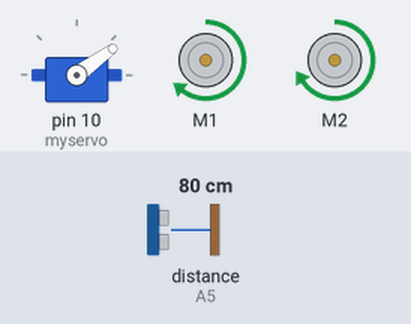
Bench run of a sketch on a simulated Arduino Uno, built with avr-gcc and run on an emulated ATmega328P. On the bench: servo, 2 × DC motor (green arrow = forward, orange = backward, longer = faster). The test bench sets the inputs (shaded band); at power-on: distance to the obstacle (sensor on A5) 80 cm. The echo pulse lasts 58.3 µs per cm.

Above: at 4.9 s.
5.0 s: distance to the obstacle (sensor on A5) set to 22 cm
8.0 s: distance to the obstacle (sensor on A5) set to 18 cm
At 8.32 s:
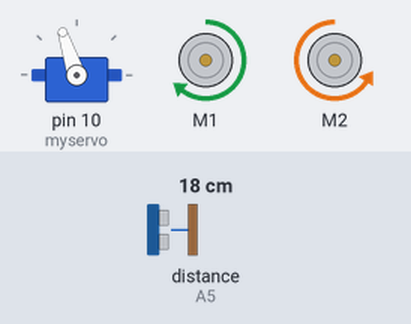
11.0 s: distance to the obstacle (sensor on A5) set to 11 cm
14.0 s: distance to the obstacle (sensor on A5) set to 8 cm
At 15.1 s:
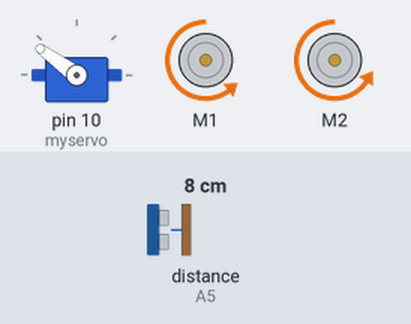
17.0 s: distance to the obstacle (sensor on A5) set to 35 cm
At 17.43 s:
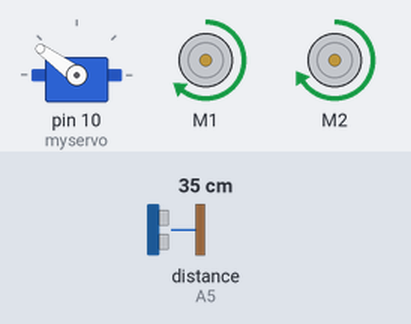
20.0 s: distance to the obstacle (sensor on A5) set to 17 cm
At 20.29 s:
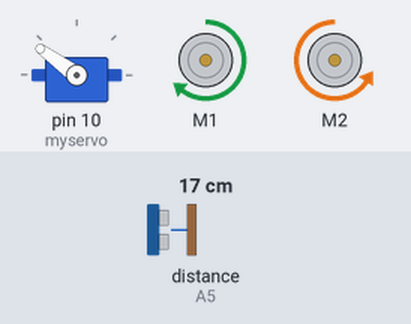
Timing chart, 0 to 24.0 s (numbered marks = the images above; inputs shaded):
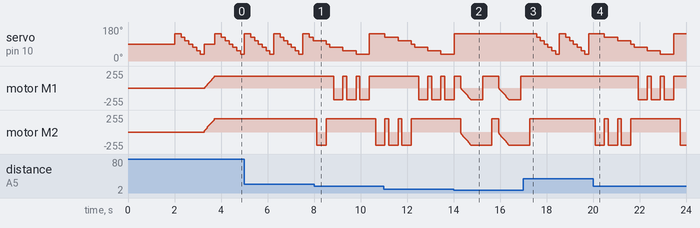

Measured:
- the behaviour switches between 20 and 19 cm on distance to the obstacle (sensor on A5) (found by bisection; images 0 and 1)
- the behaviour switches between 10 and 9 cm on distance to the obstacle (sensor on A5) (found by bisection; images 1 and 2)
- after the input at 8.0 s, motor M1: alternates forward 178/255 for 0.16 s and backward 178/255 for 0.40 s, starting after 0.85 s; motor M2: forward 198/255 → backward 198/255 after 0.12 s, → forward 198/255 0.40 s later, → backward 198/255 2.1 s later
- after the input at 14.0 s, servo on pin 10 (myservo): goes on until 14.0 s, then stays 144°
- after the input at 17.0 s, servo on pin 10 (myservo): ramps from 144° to 36° and jumps back, once every 1.3 s; motor M1: stops changing and stays forward 178/255; motor M2: goes on until 17.3 s, then stays forward 198/255
- after the input at 20.0 s, motor M1: alternates forward 178/255 for 0.16 s and backward 178/255 for 0.40 s, starting after 1.9 s; motor M2: forward 198/255 → backward 198/255 after 0.09 s, then repeats every 0.56 s: forward 198/255 0.16 s, backward 198/255 0.40 s

The sketch:

APC_4_ROBOT.ino
```cpp
#include <AFMotor.h>
#include <Servo.h>
#include <NewPing.h>

#define TRIG_PIN A4 // Pin A4 on the Motor Drive Shield soldered to the ultrasonic sensor
#define ECHO_PIN A5 // Pin A5 on the Motor Drive Shield soldered to the ultrasonic sensor
#define MAX_DISTANCE 200 // sets maximum useable sensor measuring distance to 200cm
#define MAX_SPEED 180 // sets speed of DC traction motors to 180/256 or about 70% of full speed - to get power drain down.
#define MAX_SPEED_OFFSET 20 // this sets offset to allow for differences between the two DC traction motors
#define COLL_DIST 10 // sets distance at which robot stops and reverses to 10cm
#define TURN_DIST COLL_DIST+10 // sets distance at which robot veers away from object (not reverse) to 20cm (10+10)
NewPing sonar(TRIG_PIN, ECHO_PIN, MAX_DISTANCE); // sets up sensor library to use the correct pins to measure distance.

AF_DCMotor motor1(1, MOTOR12_1KHZ); // create motor #1 using M1 output on Motor Drive Shield, set to 1kHz PWM frequency
AF_DCMotor motor2(2, MOTOR12_1KHZ); // create motor #2, using M2 output, set to 1kHz PWM frequency
Servo myservo;  // create servo object to control a servo

int pos = 0; // this sets up variables for use in the sketch (code)
  int maxDist = 0;
  int maxAngle = 0;
  int maxRight = 0;
  int maxLeft = 0;
  int maxFront = 0;
int course = 0;
int curDist = 0;
String motorSet = "";
int speedSet = 0;

//-------------------------------------------- SETUP LOOP ----------------------------------------------------------------------------
void setup() {
  myservo.attach(10);  // attaches the servo on pin 9 (SERVO_2 on the Motor Drive Shield to the servo object
  myservo.write(90); // tells the servo to position at 90-degrees ie. facing forward.
  delay(2000); // delay for two seconds
  checkPath(); // run the CheckPath routine to find the best path to begin travel
  motorSet = "FORWARD"; // set the director indicator variable to FORWARD
  myservo.write(90); // make sure servo is still facing forward
  moveForward(); // run function to make robot move forward
}
//------------------------------------------------------------------------------------------------------------------------------------

//---------------------------------------------MAIN LOOP ------------------------------------------------------------------------------
void loop() {
  checkForward(); // check that if the robot is supposed to be moving forward, that the drive motors are set to move forward - this is needed to overcome some issues with only using 4 AA NiMH batteries
  checkPath(); // set ultrasonic sensor to scan for any possible obstacles
}
//-------------------------------------------------------------------------------------------------------------------------------------
void checkPath() {
  int curLeft = 0;
  int curFront = 0;
  int curRight = 0;
  int curDist = 0;
  myservo.write(144); // set servo to face left 54-degrees from forward
  delay(120); // wait 120milliseconds for servo to reach position
  for(pos = 144; pos >= 36; pos-=18)     // loop to sweep the servo (& sensor) from 144-degrees left to 36-degrees right at 18-degree intervals.
  {
    myservo.write(pos);  // tell servo to go to position in variable 'pos'
    delay(90); // wait 90ms for servo to get to position
    checkForward(); // check the robot is still moving forward
    curDist = readPing(); // get the current distance to any object in front of sensor
    if (curDist < COLL_DIST) { // if the current distance to object is less than the collision distance
      checkCourse(); // run the checkCourse function
      break; // jump out of this loop
    }
    if (curDist < TURN_DIST) { // if current distance is less than the turn distance
      changePath(); // run the changePath function
    }
    if (curDist > curDist) {maxAngle = pos;}
    if (pos > 90 && curDist > curLeft) { curLeft = curDist;}
    if (pos == 90 && curDist > curFront) {curFront = curDist;}
    if (pos < 90 && curDist > curRight) {curRight = curDist;}
  }
  maxLeft = curLeft;
  maxRight = curRight;
  maxFront = curFront;
}
//-------------------------------------------------------------------------------------------------------------------------------------
void setCourse() { // set direction for travel based on a very basic distance map, simply which direction has the greatest distance to and object - turning right or left?
    if (maxAngle < 90) {turnRight();}
    if (maxAngle > 90) {turnLeft();}
    maxLeft = 0;
    maxRight = 0;
    maxFront = 0;
}
//-------------------------------------------------------------------------------------------------------------------------------------
void checkCourse() { // we're about to hit something so move backwards, stop, find where the empty path is.
  moveBackward();
  delay(500);
  moveStop();
  setCourse();
}
//-------------------------------------------------------------------------------------------------------------------------------------
void changePath() {
  if (pos < 90) {veerLeft();} // if current pos of sensor is less than 90-degrees, it means the object is on the right hand side so veer left
  if (pos > 90) {veerRight();} // if current pos of sensor is greater than 90-degrees, it means the object is on the left hand side so veer right
}
//-------------------------------------------------------------------------------------------------------------------------------------

int readPing() { // read the ultrasonic sensor distance
  delay(70);
  unsigned int uS = sonar.ping();
  int cm = uS/US_ROUNDTRIP_CM;
  return cm;
}
//-------------------------------------------------------------------------------------------------------------------------------------
void checkForward() { if (motorSet=="FORWARD") {motor1.run(FORWARD); motor2.run(FORWARD); } }     // make sure motors are going forward
//-------------------------------------------------------------------------------------------------------------------------------------
void checkBackward() { if (motorSet=="BACKWARD") {motor1.run(BACKWARD); motor2.run(BACKWARD); } } // make sure motors are going backward
//-------------------------------------------------------------------------------------------------------------------------------------

// In some cases, the Motor Drive Shield may just stop if the supply voltage is too low (due to using only four NiMH AA cells).
// The above functions simply remind the Shield that if it's supposed to go forward, then make sure it is going forward and vice versa.

//-------------------------------------------------------------------------------------------------------------------------------------
void moveStop() {motor1.run(RELEASE); motor2.run(RELEASE);}  // stop the motors.
//-------------------------------------------------------------------------------------------------------------------------------------
void moveForward() {
    motorSet = "FORWARD";
    motor1.run(FORWARD);      // turn it on going forward
    motor2.run(FORWARD);      // turn it on going forward
  for (speedSet = 0; speedSet < MAX_SPEED; speedSet +=2) // slowly bring the speed up to avoid loading down the batteries too quickly
  {
    motor1.setSpeed(speedSet);
    motor2.setSpeed(speedSet+MAX_SPEED_OFFSET);
    delay(5);
  }
}
//-------------------------------------------------------------------------------------------------------------------------------------
void moveBackward() {
    motorSet = "BACKWARD";
    motor1.run(BACKWARD);      // turn it on going forward
    motor2.run(BACKWARD);     // turn it on going forward
  for (speedSet = 0; speedSet < MAX_SPEED; speedSet +=2) // slowly bring the speed up to avoid loading down the batteries too quickly
  {
    motor1.setSpeed(speedSet);
    motor2.setSpeed(speedSet+MAX_SPEED_OFFSET);
    delay(5);
  }
}
//-------------------------------------------------------------------------------------------------------------------------------------
void turnRight() {
  motorSet = "RIGHT";
  motor1.run(FORWARD);      // turn motor 1 forward
  motor2.run(BACKWARD);     // turn motor 2 backward
  delay(400); // run motors this way for 400ms
  motorSet = "FORWARD";
  motor1.run(FORWARD);      // set both motors back to forward
  motor2.run(FORWARD);
}
//-------------------------------------------------------------------------------------------------------------------------------------
void turnLeft() {
  motorSet = "LEFT";
  motor1.run(BACKWARD);     // turn motor 1 backward
  motor2.run(FORWARD);      // turn motor 2 forward
  delay(400); // run motors this way for 400ms
  motorSet = "FORWARD";
  motor1.run(FORWARD);      // turn it on going forward
  motor2.run(FORWARD);      // turn it on going forward
}
//-------------------------------------------------------------------------------------------------------------------------------------
void veerRight() {motor2.run(BACKWARD); delay(400); motor2.run(FORWARD);} // veering right? set right motor backwards for 400ms
//-------------------------------------------------------------------------------------------------------------------------------------
void veerLeft() {motor1.run(BACKWARD); delay(400); motor1.run(FORWARD);} // veering left? set left motor backwards for 400ms
//-------------------------------------------------------------------------------------------------------------------------------------
```
